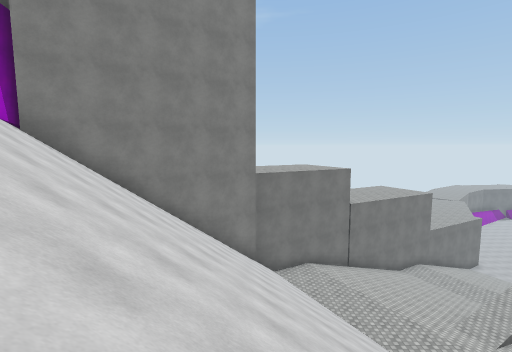
[1] (above)

24 first-person views from a walk through a 3-D level made in the Unity game engine. The camera is 1.3 m above the floor, tilts 6° down and sees 85° across. The floor is counted in squares, 2 m on a side. Each view is taken from the middle of a square. On the plan, view 1 faces up. The plan holds only what a view shows up to about 9 squares ahead; the rest is blank. The place goes on beyond the plan. Surface patterns are stand-ins for the level's own textures.

[2]
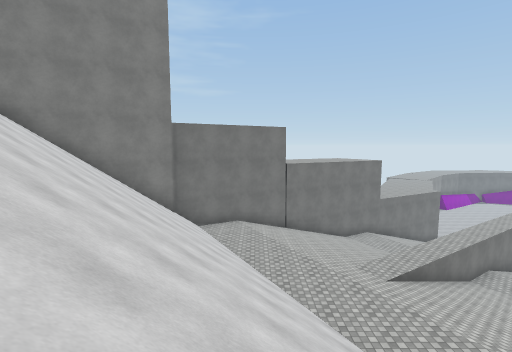

[3]
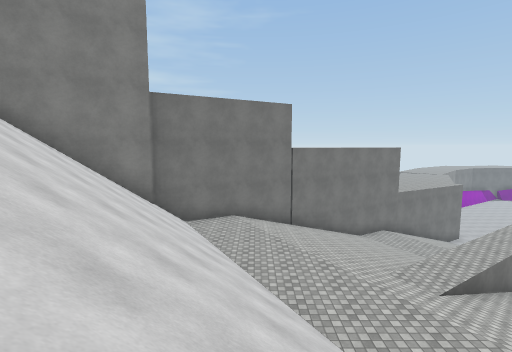

[4]
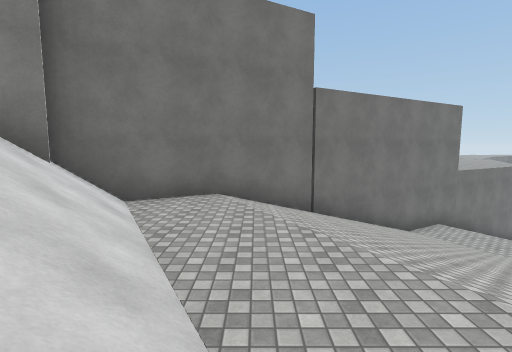

[5]
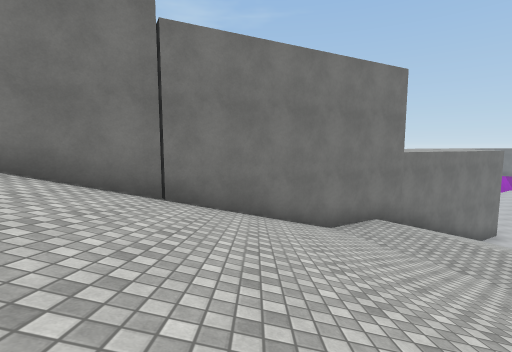

[6]
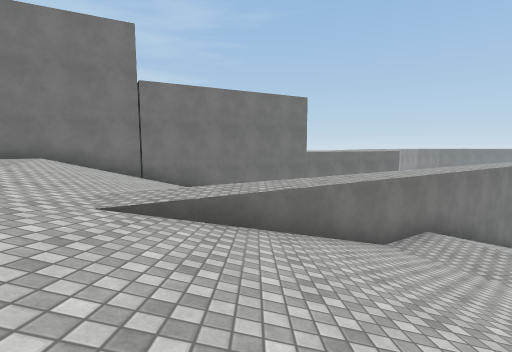

[7]
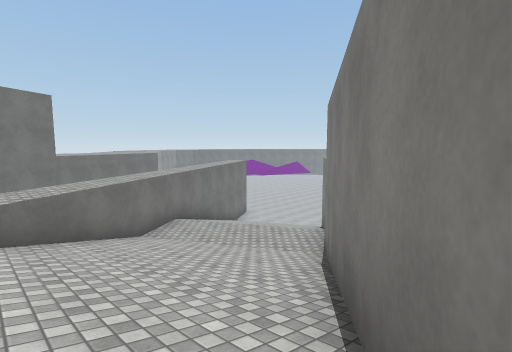

[8]
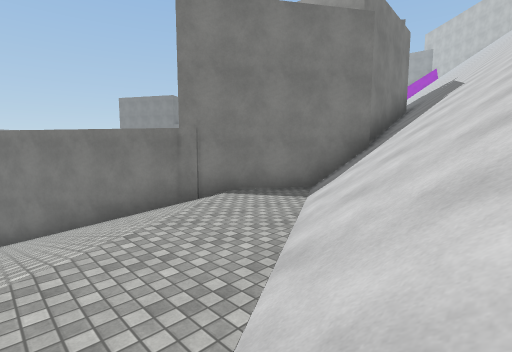

[9]
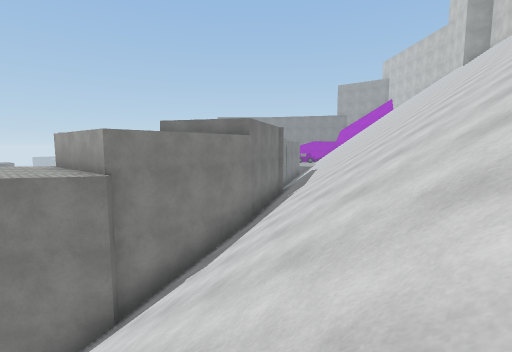

[10]
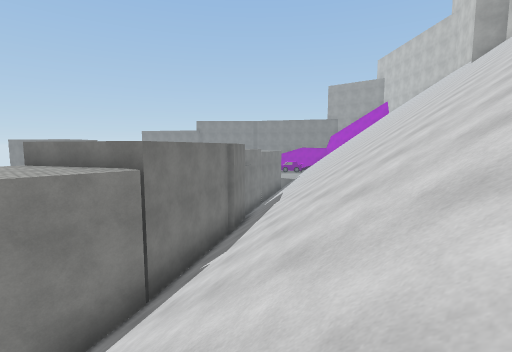

[11]
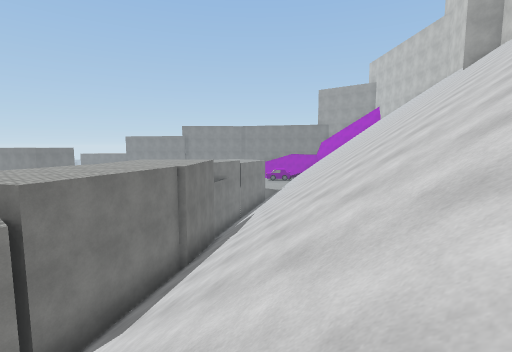

[12]
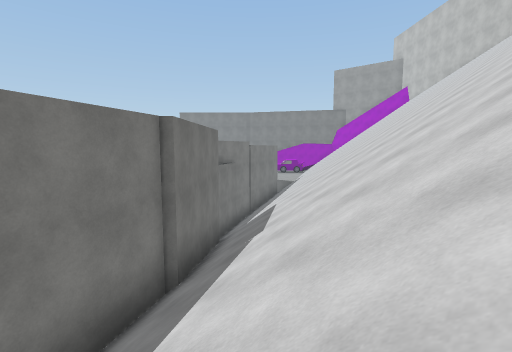

[13]
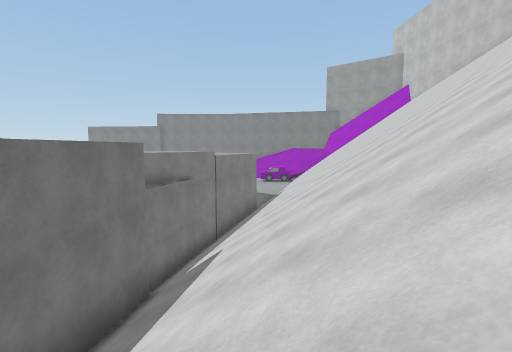

[14]
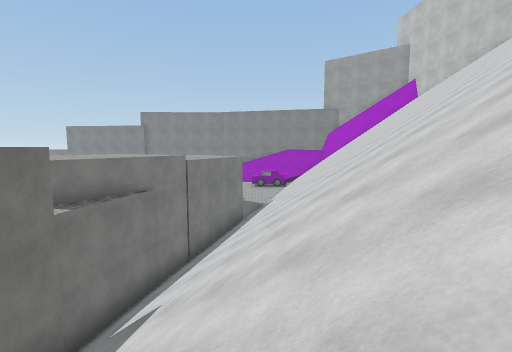

[15]
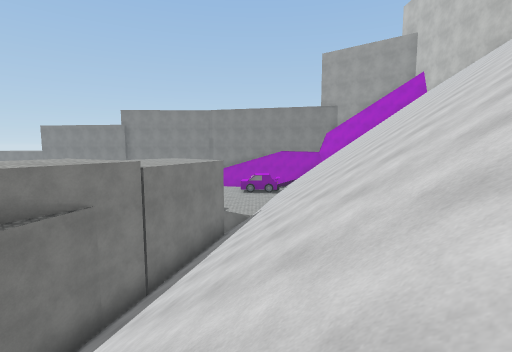

[16]
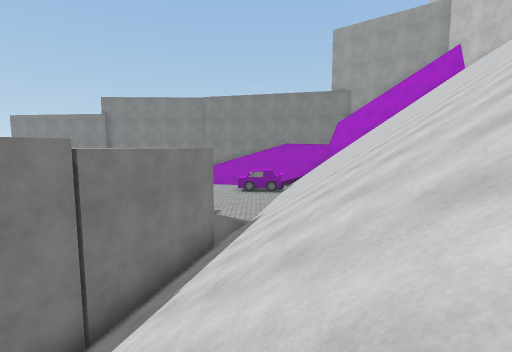

[17]
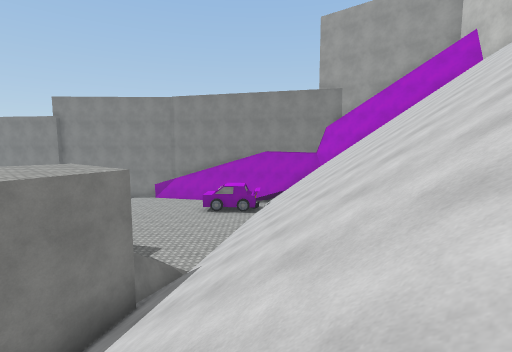

[18]
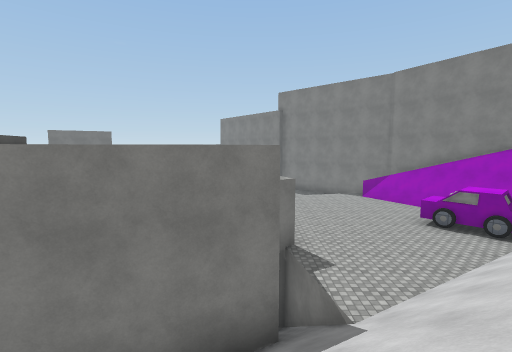

[19]
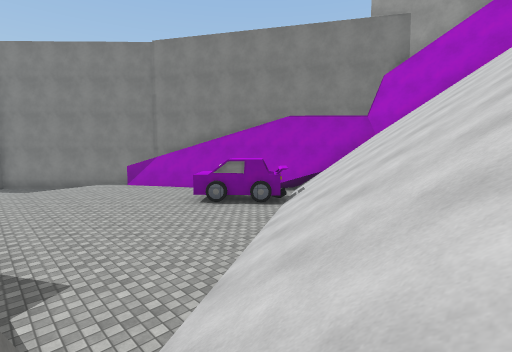

[20]
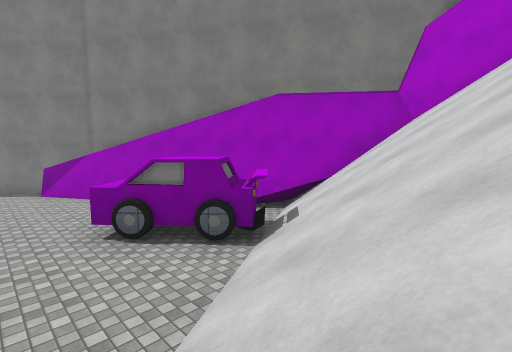

[21]
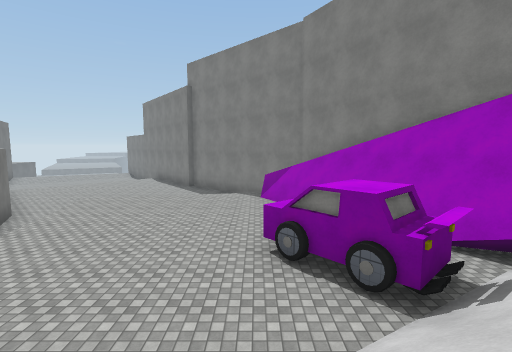

[22]
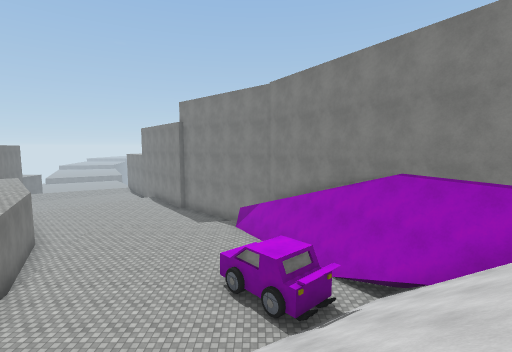

[23]
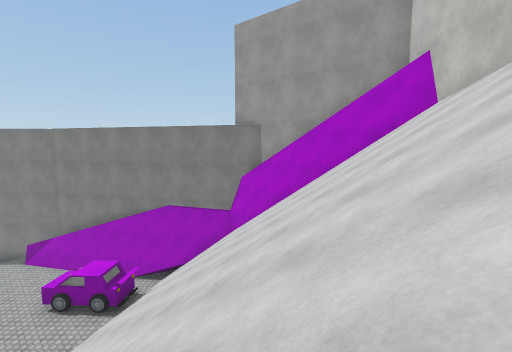

[24]
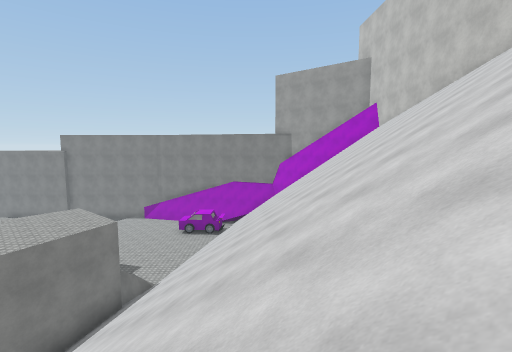

### Floor plan
Key: @ floor where view 1 was taken; # wall or solid block; . main floor; - floor 2.25 m lower than the main floor; _ floor 5.5 m lower than the main floor; < floor 6.25 m lower than the main floor; ( floor 8.75 m lower than the main floor; / step, stairs or slope; = window, fence, low wall or low ledge; v drop or lower ground; O other object.
Columns run from 6 left of view 1 to 25 right of it. Each row starts with its distance up from view 1.
 17                 ###
 16                ##//
 15              ###///
 14            ###(((//
 13          ###///((/  /##
 12        ###/////((   ##
 11       ##_///////  ###
 10     ###/__//////###//
  9    ##///___///=##(((/
  8   ##/////__//<=///((/
  7 ###///////__</////(((
  6 #/////////__///////#
  5  //////////__/////##
  4   /////////__///###
  3    /////////__/##
  2     ////////__##
  1      // /////##
  0       @//////#
 -1       //////##
 -2       //////##
 -3       ///////#
 -4       ///////#
 -5       ///////#
 -6       ///////##
 -7        ///////#
 -8        ///////##
 -9        ////////#
-10        ////////##
-11        /////////##
-12        //////////###
-13         ///////////#
-14         ///////////##
-15         ////////////##
-16         // //////////#
-17            //////////#
-18            //////////##
-19            ///////////#     ###v
-20             //////////#    ##vvv
-21             //////////#  ###v...
-22             ///////////-........
-23             ///////////.........
-24             ///////////.........
-25             ////////////........
-26              ///////////..O....#
-27              ////////////.OO..##
-28              #///////////OO..##
-29              ## //////////.###
-30                 //////////##
-31                 #////////##

Positions as (right, up) in squares from view 1, and headings:
1: (0, 0), facing up
2: (3, 0), facing up
3: (3, 2), facing up
4: (3, 6), facing up
5: (6, 8), facing up
6: (8, 4), facing up
7: (8, 3), facing up-right
8: (3, 6), facing down-right
9: (0, 1), facing down-right
10: (1, -3), facing down-right
11: (1, -5), facing down-right
12: (4, -7), facing down-right
13: (5, -10), facing down-right
14: (6, -12), facing down-right
15: (7, -14), facing down-right
16: (9, -16), facing down-right
17: (10, -19), facing down-right
18: (12, -21), facing right
19: (14, -22), facing down-right
20: (16, -25), facing down-right
21: (16, -26), facing right
22: (14, -27), facing right
23: (10, -25), facing down-right
24: (6, -18), facing down-right
